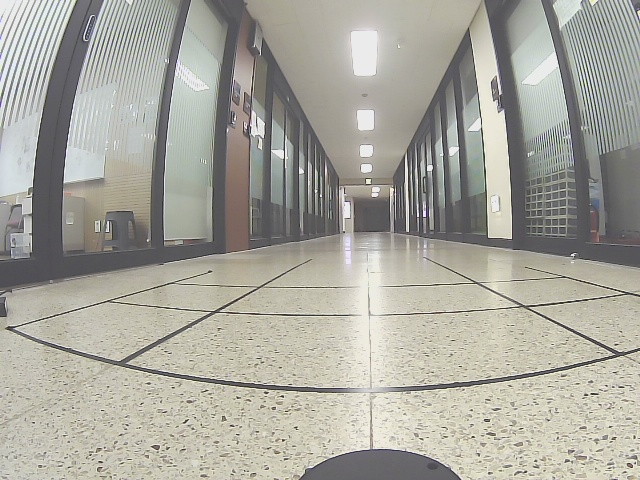
#> input picture src/track_drive/dev/shots/tape2_raw.jpg, 640 x 480 px, found by its file name
$ python _trace2.py   (older library calls are emulated)
#> lines starting #> are read from the running program, lines starting #| are printed output that depends on the picture; after the words box and inside, x2 and y2 are one past the last pixel; in counts of white or black regions, pixels touching at a corner belong together
### src/track_drive/track_drive/lib/bev.py
"""BEV 호모그래피 + 렌즈 왜곡 보정 + 차선점 추출 (순수 파이썬, rclpy 금지).

역할: 카메라 캘리브(config/camera.yaml) 로드, 렌즈 왜곡 보정(plumb_bob/fisheye),
      이미지 마스크 → BEV warp → lidar 좌표 차선 중심점 추출, 품질 점수.
입력: camera.yaml (model/K/D/new_K/H + intrinsics_calibrated/h_calibrated),
      BGR 이미지, 차선 마스크(uint8, 이미지 픽셀 좌표).
출력: (xs, ys) lidar_frame 미터 (x전방/y좌), lane_quality 0~1.
예선 대비 변경점: lane_detect_node 의 BEV 상수·_mask_to_centerline_xy 를 lib 로
      승격(원문 유지). H 는 yaml 에서 로드하고 미캘리브 시 예선 시뮬 폴백 H 사용.
      Undistorter 신설 — intrinsics_calibrated=False 면 no-op 패스스루.
캘리브 플래그는 2개로 분리돼 있다 (부분 캘리브가 실제로 자주 생긴다):
      intrinsics_calibrated = K/D 유효 → undistort 실행 여부를 결정,
      h_calibrated          = H 유효    → 지면 좌표 신뢰 여부를 결정.
      구버전 파일의 calibrated 단일 키는 "둘 다"의 의미로 해석한다(하위호환).
본선 실측 반영: 벤더 PDF 는 "170도 어안" 이라 했으나 실측 HFOV≈87°/VFOV≈64° 의
      일반 광각 렌즈였다. 87° 렌즈에 등거리(fisheye) 모델을 쓰면 과파라미터화로
      CHECK_COND 실패·가장자리 악화가 난다. 그래서 기본 왜곡모델을 plumb_bob 으로
      두고, fisheye 경로는 지우지 않고 model 필드로 고르는 하위호환으로 남긴다
      (카메라 교체나 진짜 어안 사용 대비).
"""

import os

import cv2
import numpy as np

try:
    import yaml
except ImportError:  # PyYAML 없는 환경(순수 유닛테스트)에서도 import 는 되게
    yaml = None


# ======================== BEV 상수 (예선 common.py 와 동일 유지) ========================

# ★ 2026-08-12 실차 실측으로 교체. 예선 시뮬 값(RES 0.05 / SUB 3 / BIN 0.18)은
#   굵은 시뮬 차선 기준이라, 실차의 얇은 노란테이프에서는 마스크가 14,451화소나
#   되는데도 BEV 점이 1개만 나왔다 (경로 생성 최소 6개 → 영구 실패).
#   같은 프레임에서 RES 0.02 / SUB 1 / BIN 0.05 로 바꾸면 20개 안팎이 나온다.
#   워프 비용은 0.14ms → 0.82ms 로 무시할 수준(전체 주기 128ms).
BEV_RES = 0.02                      # 실측 (was 0.05 [SIM])
BEV_X_MIN, BEV_X_MAX = -2.0, 12.0   # [SIM] 전방 범위 m
BEV_Y_HALF = 5.0                    # [SIM] 좌우 반폭 m
BEV_W = int(round((2 * BEV_Y_HALF) / BEV_RES))          # 500
BEV_H = int(round((BEV_X_MAX - BEV_X_MIN) / BEV_RES))   # 700

# lidar (x전방/y좌, m) → BEV 픽셀 (u,v) 그리드 행렬
M_GRID = np.array([
    [ 0.0,           -1.0 / BEV_RES, BEV_Y_HALF / BEV_RES],
    [-1.0 / BEV_RES,  0.0,           BEV_X_MAX  / BEV_RES],
    [ 0.0,            0.0,           1.0],
], dtype=np.float64)

# 예선 시뮬 캘리브 호모그래피 (이미지 픽셀 → lidar 미터). 실차 캘리브 전 폴백.
H_PIX2LIDAR_SIM_FALLBACK = np.array([  # [SIM] common.H_PIX2LIDAR_FALLBACK 복사본
    [ 0.00000000000000e+00,  4.63055528548851e-03, -2.73689017508590e+00],
    [ 4.18097842466549e-03,  1.87301533010043e-04, -1.37819064484720e+00],
    [ 0.00000000000000e+00, -2.40130177039888e-03,  5.16378846754945e-01],
], dtype=np.float64)

LANE_PIX_SUBSAMPLE = 1          # 실측 (was 3 [SIM]) — 얇은 테이프는 3칸 건너뛰면 사라진다
LANE_CENTERLINE_BIN_M = 0.05    # 실측 (was 0.18 [SIM]) — 점이 1.6m 안에만 있어 촘촘히 떠야 한다

# lane_quality 등급 기준 (본선 스펙: n/20 × x스팬/3.0)
LANE_QUALITY_GOOD_POINTS = 20.0
LANE_QUALITY_GOOD_SPAN_M = 3.0


# ======================== 왜곡 모델 ========================

# plumb_bob = 브라운-콘라디(일반 광각). D = [k1, k2, p1, p2, k3] (5개)
MODEL_PLUMB_BOB = "plumb_bob"
# fisheye = 등거리 어안. D = [k1, k2, k3, k4] (4개)
MODEL_FISHEYE = "fisheye"
VALID_MODELS = (MODEL_PLUMB_BOB, MODEL_FISHEYE)
# 실차 Xycar 카메라가 실측 HFOV≈87° 일반 광각이므로 기본값은 plumb_bob
DEFAULT_MODEL = MODEL_PLUMB_BOB

# getOptimalNewCameraMatrix alpha 기본값.
# 0.0 = 검은 여백 없이 크롭, 1.0 = 원본 화소 전부 보존(가장자리에 검은 여백)
UNDISTORT_ALPHA_DEFAULT = 0.0

# new_K 일치 판정 허용 오차 (픽셀). 이보다 크게 벌어지면 H 가 무효.
NEW_K_MATCH_TOL = 1e-3


def resolve_distortion_model(model, D=None):
    """model 문자열 정규화. 미지정/미상이면 D 길이로 추론한다 (5→plumb_bob, 4→fisheye).

    반환: (model, note) — note 는 추론이 일어났을 때만 채워지는 로그용 한국어 문자열
          (정상적으로 model 이 명시돼 있으면 빈 문자열).
    """
    name = str(model).strip().lower() if model is not None else ""
    if name in VALID_MODELS:
        return name, ""

    try:
        n = int(np.asarray(D, dtype=np.float64).reshape(-1).size) if D is not None else 0
    except (TypeError, ValueError):
        n = 0

    if n == 4:
        guessed = MODEL_FISHEYE
    elif n >= 5:
        guessed = MODEL_PLUMB_BOB
    else:
        guessed = DEFAULT_MODEL

    if name:
        note = (f"camera.yaml model='{model}' 은 알 수 없는 값 — "
                f"D 길이({n})로 '{guessed}' 추론. model 은 "
                f"{'/'.join(VALID_MODELS)} 중 하나여야 한다.")
    else:
        note = (f"camera.yaml 에 model 필드 없음 — D 길이({n})로 '{guessed}' 자동 추론. "
                f"model 을 명시할 것 ({'/'.join(VALID_MODELS)}).")
    return guessed, note


def _coerce_D(D, n_min):
    """D 를 1차원 float64 로 펴고 최소 길이 n_min 을 0 패딩으로 보장."""
    d = np.asarray(D, dtype=np.float64).reshape(-1)
    if d.size < n_min:
        d = np.concatenate([d, np.zeros(n_min - d.size, dtype=np.float64)])
    return d


def _as_3x3_or_none(M):
    """3x3 float64 로 변환. 실패하거나 None 이면 None."""
    if M is None:
        return None
    try:
        return np.asarray(M, dtype=np.float64).reshape(3, 3)
    except (TypeError, ValueError):
        return None


def _as_size_or_none(data):
    """yaml 의 image_width/image_height → (w, h). 없거나 이상하면 None.

    new_K 는 이 크기 기준으로 계산되므로, 런타임 프레임 크기가 다르면 H 가 무효다.
    """
    try:
        w = int(data["image_width"])
        h = int(data["image_height"])
    except (KeyError, TypeError, ValueError):
        return None
    return (w, h) if w > 0 and h > 0 else None


def _as_car_mask_v(data, image_size):
    """yaml 의 car_mask_v → 차체 가림선 v (보정영상 픽셀). 없거나 이상하면 None.

    이 v 아래(=화면 더 아래)는 차체(라이다 원통·범퍼·바퀴)라 지면이 아니다.
    그대로 두면 차체 화소가 BEV 에서 x≈0.1~0.2m 의 가짜 차선점으로 변환된다.
    tools/bev_view.py 에서 m 키로 클릭해 정한 값 — 보정영상 좌표계 기준이라
    프레임 크기가 캘리브 기준과 다르면 비율로 환산해 써야 한다.
    """
    try:
        v = float(data["car_mask_v"])
    except (KeyError, TypeError, ValueError):
        return None
    if not np.isfinite(v) or v <= 0:
        return None
    # 캘리브 기준 높이를 넘는 값은 사실상 "안 자름" — None 과 같으니 버린다.
    if image_size and v >= image_size[1]:
        return None
    return v


# ======================== 캘리브 로드 ========================

def resolve_calib_flags(data):
    """yaml dict → (intrinsics_calibrated, h_calibrated). 하위호환 규칙 포함.

    - 두 플래그가 각각 있으면 그대로 쓴다.
    - 없으면 구버전 단일 키 calibrated 값을 기본값으로 쓴다
      (구버전 calibrated:true = K/D·H 둘 다 유효라는 뜻이었다).
    """
    data = data if isinstance(data, dict) else {}
    legacy = bool(data.get("calibrated", False))
    intr = bool(data["intrinsics_calibrated"]) \
        if "intrinsics_calibrated" in data else legacy
    h_ok = bool(data["h_calibrated"]) if "h_calibrated" in data else legacy
    return intr, h_ok


def load_camera_config(path):
    """camera.yaml → dict(K, D, H, model, new_K, image_size, note,
                          intrinsics_calibrated, h_calibrated, calibrated).

    ★ 플래그 분리: K/D 의 유효성(intrinsics_calibrated)과 H 의 유효성(h_calibrated)은
      따로 간다. 실차에서는 "K/D 는 임포트했지만 지면 H 는 아직" 이 정상 중간 상태라,
      예전처럼 하나의 calibrated 로 묶으면 실측 K/D 까지 폴백으로 버려져
      undistort 가 통째로 죽는다.
        intrinsics_calibrated=True  → yaml 의 K/D 를 그대로 쓴다 (undistort 실행).
        intrinsics_calibrated=False → K=단위행렬 / D=0 폴백 (undistort 패스스루).
        h_calibrated=True  → yaml 의 H(+new_K) 사용.
        h_calibrated=False → 예선 시뮬 폴백 H 사용, new_K 는 무시(H 와 짝이므로).
      구버전 파일의 단일 키 calibrated 는 두 플래그의 기본값으로 해석한다.
      반환 dict 의 "calibrated" 는 하위호환용 요약 = (intrinsics and h).

    model: "plumb_bob"(일반 광각·기본) | "fisheye"(등거리 어안).
           yaml 에 없거나 값이 이상하면 D 길이로 추론(5→plumb_bob, 4→fisheye)하고
           그 사실을 note(로그용 문자열)에 남긴다.
    D:     model 에 맞춰 길이 정규화 — fisheye 는 4개, plumb_bob 은 최소 5개.
    new_K: undistort 결과 픽셀 좌표계를 정의하는 카메라 행렬. H 가 이 좌표계 기준이라
           캘리브 때 쓴 값을 그대로 저장/로드해야 H 가 유효하다. yaml 에 없으면 None
           이고, 이때 Undistorter 가 모델 규약대로 계산한다
           (fisheye → new_K=K, plumb_bob → getOptimalNewCameraMatrix(alpha)).
    image_size: yaml 의 image_width/height → (w, h). 캘리브 기준 해상도이며
           new_K/H 가 이 크기 기준이다. 없으면 None.
    note:  호출측(노드)이 그대로 찍으면 되는 한국어 경고/안내. 없으면 빈 문자열.
           폴백이 일어난 사유(K/D 미보정, H 미보정 등)가 여기 쌓인다.

    파일 없음 / 파싱 실패면 전부 폴백 + 두 플래그 False 반환 —
    호출측(노드)이 반드시 경고 로그를 남길 것.
    """
    fallback = {
        "K": np.eye(3, dtype=np.float64),
        "D": np.zeros(5, dtype=np.float64),   # 기본 모델(plumb_bob) 길이
        "H": H_PIX2LIDAR_SIM_FALLBACK.copy(),
        "calibrated": False,
        "intrinsics_calibrated": False,
        "h_calibrated": False,
        "model": DEFAULT_MODEL,
        "new_K": None,
        "image_size": None,
        "car_mask_v": None,
        "note": "",
    }

    if yaml is None or not path or not os.path.isfile(path):
        return fallback

    try:
        with open(path, "r", encoding="utf-8") as f:
            data = yaml.safe_load(f)
        if not isinstance(data, dict):
            return fallback
        intr, h_ok = resolve_calib_flags(data)
        K = np.asarray(data["K"], dtype=np.float64).reshape(3, 3)
        D_raw = np.asarray(data["D"], dtype=np.float64).reshape(-1)
        H = np.asarray(data["H"], dtype=np.float64).reshape(3, 3)
        # model 은 D 를 자르기 전의 원본 길이로 추론해야 한다 (5 vs 4 구분)
        model, note = resolve_distortion_model(data.get("model"), D_raw)
        D = _coerce_D(D_raw, 4)[:4] if model == MODEL_FISHEYE else _coerce_D(D_raw, 5)
        new_K = _as_3x3_or_none(data.get("new_K"))
        image_size = _as_size_or_none(data)
        car_mask_v = _as_car_mask_v(data, image_size)
    except (KeyError, TypeError, ValueError, OSError, yaml.YAMLError):
        return fallback

    notes = [note] if note else []

    if not intr:
        # K/D 를 신뢰할 수 없다 → 폴백으로 치환해 undistort 가 패스스루가 되게 한다.
        K = fallback["K"].copy()
        D = np.zeros(4 if model == MODEL_FISHEYE else 5, dtype=np.float64)
        notes.append(
            "intrinsics_calibrated=false — K/D 를 단위행렬/0 폴백으로 대체했다 "
            "(undistort 패스스루). tools/import_camera_info.py 또는 "
            "calib_camera.py 로 K/D 를 먼저 채울 것.")

    if not h_ok:
        # 미캘리브 H 는 신뢰 금지 — 검증된 예선 시뮬 폴백 H 를 쓴다.
        H = H_PIX2LIDAR_SIM_FALLBACK.copy()
        reason = ("h_calibrated=false — H 를 예선 시뮬 폴백값으로 대체했다. "
                  "실차 지면 좌표(BEV/차선)는 부정확하다 — "
                  "tools/calib_ground_h.py 로 H 를 잡을 것.")
        if new_K is not None:
            # new_K 는 H 와 짝(같은 undistort 픽셀 좌표계)이라 H 없이는 의미가 없다.
            reason += " yaml 의 new_K 는 H 와 짝이므로 함께 무시한다."
            new_K = None
        if intr:
            # undistort 는 켜지는데 H 는 원본픽셀 기준 시뮬값 → 좌표계가 어긋난다.
            reason += (" ※ K/D 는 유효해 undistort 는 켜지지만 폴백 H 는 "
                       "undistort 이전 픽셀 기준이라 좌표계가 어긋난 상태다.")
        notes.append(reason)
    elif not intr:
        notes.append("h_calibrated=true 인데 K/D 는 미보정 — H 가 원본(raw) 픽셀 "
                     "기준으로 잡힌 것인지 확인할 것.")

    return {"K": K, "D": D, "H": H,
            "calibrated": bool(intr and h_ok),   # 하위호환 요약 키
            "intrinsics_calibrated": bool(intr),
            "h_calibrated": bool(h_ok),
            "model": model, "new_K": new_K, "image_size": image_size,
            "car_mask_v": car_mask_v,
            "note": " / ".join(notes)}


# ======================== 렌즈 왜곡 보정 (plumb_bob / fisheye) ========================

class Undistorter:
    """렌즈 왜곡 보정. 리맵 테이블 1회 생성 후 캐시 (프레임마다 재계산 금지).

    model="plumb_bob": 일반 광각(브라운-콘라디). D=[k1,k2,p1,p2,k3],
        cv2.getOptimalNewCameraMatrix(alpha) + cv2.initUndistortRectifyMap.
        실차 Xycar 카메라(실측 HFOV≈87°/VFOV≈64°)가 여기 해당 — 기본값.
    model="fisheye": 등거리 어안. D=[k1,k2,k3,k4], cv2.fisheye.* (기존 경로 그대로).
        87° 급 렌즈에 쓰면 과파라미터화로 가장자리가 오히려 나빠지니 진짜 어안일 때만.
    model=None: D 길이로 자동 추론 (5→plumb_bob, 4→fisheye). 추론 사유는
        self.model_note 에 남는다.

    calibrated=False (= K/D 미보정, camera.yaml 의 intrinsics_calibrated=false) 면
    no-op 패스스루. 초기화 실패 시에도 패스스루로 떨어지므로 호출측은 enabled 를
    확인해 경고 로그를 남길 것.
    ※ 이 인자는 K/D 유효성만 뜻한다 — H 유효성(h_calibrated)과 무관하다.
      from_config() 을 쓰면 intrinsics_calibrated 가 자동으로 전달된다.

    ★ new_K 주의: H 는 "undistort 된 픽셀 → 지면좌표" 라서, undistort 에 쓴 new_K 가
      바뀌면 H 가 통째로 무효가 된다 (plumb_bob 은 alpha·이미지크기에 따라 new_K 가
      달라진다). 캘리브 때 쓴 new_K 를 camera.yaml 의 new_K 에 적어 넘기고,
      런타임 값과 check_new_K_match() 로 대조할 것.
    """

    # [343 lines left out: functions __init__, from_config, apply, check_new_K_match, _lane_mask_to_lidar_xy, _mask_to_centerline_xy and 10 more, not called in this run]

### src/track_drive/dev/scripts/_trace2.py
#!/usr/bin/env python3
# -*- coding: utf-8 -*-
"""
모델-비의존 테이프 추적 v2 — 선 갈아타기(hop) 방지 + 종횡비 자유.

v1 실패: 교차점에서 window 내 최대값을 골라 다른 선으로 hop → 가짜 64px 편차.
v2: (1) 예측값에 가장 가까운 국소봉우리 선택  (2) |측정-예측|>2px 이면 거부
    (3) 최근 40점 2차 적합으로 예측  (4) 선끼리 중복 제거
종횡비 a(=fy/fx)를 자유롭게 둔다 — 센서를 눌러 담은 영상이면 방사왜곡이 타원이라
어떤 k1,k2,k3 로도 직선이 안 펴진다. a≈1 이 나오면 그 가설은 기각.

사용: python3 _trace2.py [--save]
"""
import argparse
import sys
import numpy as np, cv2
from scipy.optimize import least_squares

PKG = "/home/xytron/xycar_ws/src/track_drive"
sys.path.insert(0, PKG)
from track_drive.lib import bev as B

CFG = PKG + "/config/camera.yaml"
ap = argparse.ArgumentParser(); ap.add_argument("--save", action="store_true")
A = ap.parse_args()

cam = B.load_camera_config(CFG)
K0 = np.array(cam["K"], np.float64)
D0 = np.array(np.ravel(cam["D"])[:5], np.float64)

raw = cv2.imread(PKG + "/dev/shots/tape2_raw.jpg")
#> raw is the input picture: shape (480, 640, 3); mean B, G, R 157.2, 166.3, 167.5
Hh, Ww = raw.shape[:2]
g = cv2.GaussianBlur(cv2.cvtColor(raw, cv2.COLOR_BGR2GRAY).astype(np.float32), (0, 0), 0.9)
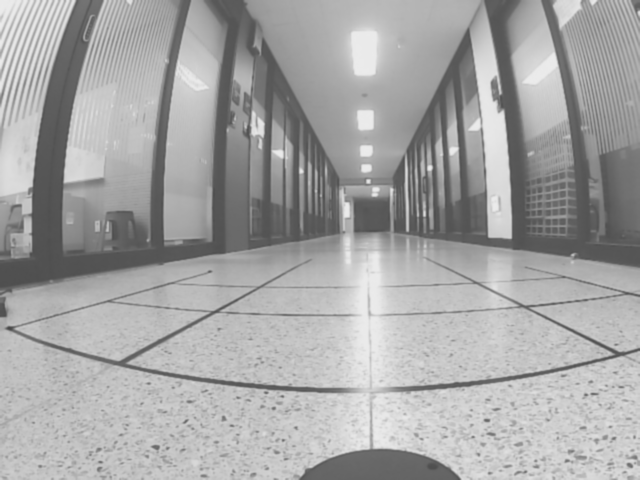
#> g: shape (480, 640) float32; min 70.46, max 235.6, mean 165.6
dk = cv2.GaussianBlur(g, (0, 0), 21) - g          # 어두울수록 큰 값
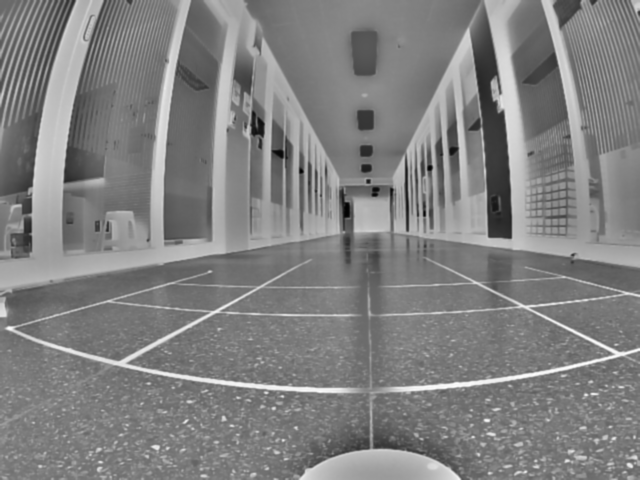
#> dk: shape (480, 640) float32; min -105.9, max 103.1, mean 0; drawn with min black and max white

WIN, THR, GATE, MAXMISS = 7, 10.0, 2.0, 8


def peaks(prof, lo):
    """국소 최대들을 서브픽셀로 반환"""
    out = []
    for k in range(1, len(prof) - 1):
        if prof[k] >= prof[k - 1] and prof[k] > prof[k + 1] and prof[k] >= THR:
            a, b, c = prof[k - 1], prof[k], prof[k + 1]
            den = a - 2 * b + c
            d = 0.5 * (a - c) / den if abs(den) > 1e-6 else 0.0
            out.append(lo + k + max(-1.0, min(1.0, d)))
    return out


def predict(hist, pos):
    n = len(hist)
    if n < 3:
        return hist[-1][1]
    h = np.array(hist[-40:])
    deg = 2 if len(h) >= 8 else 1
    return float(np.polyval(np.polyfit(h[:, 0], h[:, 1], deg), pos))


def trace(seed_pos, seed_cross, mode):
    """mode='h': u 를 따라 v 추적 / 'v': v 를 따라 u 추적.  hop 방지 게이트 적용."""
    LIM = Hh if mode == "h" else Ww
    END = Ww if mode == "h" else Hh
    pts = []
    for d in (1, -1):
        hist = [(float(seed_pos), float(seed_cross))]
        pos, miss = int(seed_pos), 0
        while True:
            pos += d
            if not (2 <= pos < END - 2):
                break
            pred = predict(hist, pos)
            lo = int(max(0, pred - WIN)); hi = int(min(LIM - 1, pred + WIN))
            if hi - lo < 4:
                break
            prof = (dk[lo:hi + 1, pos - 1:pos + 2].mean(axis=1) if mode == "h"
                    else dk[pos - 1:pos + 2, lo:hi + 1].mean(axis=0))
            cand = peaks(prof, lo)
            best = min(cand, key=lambda c: abs(c - pred)) if cand else None
            if best is None or abs(best - pred) > GATE:
                miss += 1
                if miss > MAXMISS:
                    break
                continue
            miss = 0
            hist.append((float(pos), best))
            pts.append((float(pos), best) if mode == "h" else (best, float(pos)))
    if not pts:
        return np.zeros((0, 2))
    P = np.array(pts)
    return P[np.argsort(P[:, 0 if mode == "h" else 1])]


def overlaps(P, mode, kept):
    """이미 추적한 선과 같은 선인지 (같은 pos 에서 cross 가 3px 이내면 동일)"""
    ax, ay = (0, 1) if mode == "h" else (1, 0)
    for Q, m2 in kept:
        if m2 != mode:
            continue
        common = np.intersect1d(P[:, ax].astype(int), Q[:, ax].astype(int))
        if len(common) < 20:
            continue
        pi = {int(r[ax]): r[ay] for r in P}
        qi = {int(r[ax]): r[ay] for r in Q}
        d = np.array([abs(pi[c] - qi[c]) for c in common])
        if np.median(d) < 3.0:
            return True
    return False


kept = []
for col in (200, 320, 440):                    # 가로선 시드
    prof = dk[:, col - 12:col + 13].mean(axis=1)
    for v in peaks(prof, 0):
        if v < 250:
            continue
        P = trace(col, v, "h")
        if len(P) >= 120 and P[:, 0].ptp() > 250 and not overlaps(P, "h", kept):
            kept.append((P, "h"))
#> after the loop, kept = 5 items
for row in (300, 380, 450):                    # 세로선 시드
    prof = dk[row - 12:row + 13, :].mean(axis=0)
    for u in peaks(prof, 0):
        P = trace(u, row, "v")
        if len(P) >= 90 and P[:, 1].ptp() > 90 and not overlaps(P, "v", kept):
            kept.append((P, "v"))

lines = [P for P, _ in kept]
#> lines = 5 point arrays, longest 622 points
names = [f"{m.upper()}{i}" for i, (_, m) in enumerate(kept)]
#> names = ['H0', 'H1', 'H2', 'H3', 'H4']
print(f"추적된 선 {len(lines)}개 (hop 게이트 {GATE}px)")
#| 추적된 선 5개 (hop 게이트 2.0px)
COL = [(0, 0, 255), (0, 255, 0), (255, 0, 0), (0, 255, 255),
       (255, 0, 255), (255, 255, 0), (0, 128, 255), (128, 0, 255)]
vis = raw.copy()
for i, (nm, P) in enumerate(zip(names, lines)):
    print(f"  {nm}: {len(P):4d}점  u {P[:,0].min():5.0f}~{P[:,0].max():5.0f}  "
          f"v {P[:,1].min():5.0f}~{P[:,1].max():5.0f}")
    for u_, v_ in P:
        cv2.circle(vis, (int(u_), int(v_)), 1, COL[i % len(COL)], -1)
#> this loop made 5 passes
#> (printed output is left out)
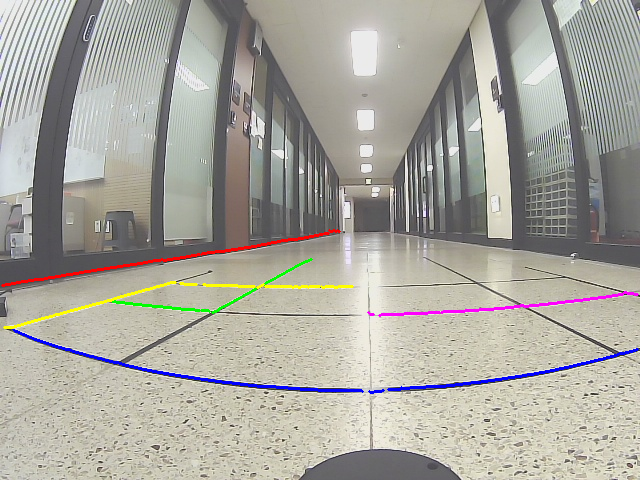
#> vis: shape (480, 640, 3); 1.71% of pixels changed, all inside (x1, y1, x2, y2) = (1, 229, 639, 394)
cv2.imwrite("/home/xytron/trace2_raw.jpg", vis)
if len(lines) < 4:
    print("선 부족 — 중단"); sys.exit()


def resid(K, D):
    out = []
    for P in lines:
        u = cv2.undistortPoints(P.reshape(-1, 1, 2), K, D, P=K).reshape(-1, 2)
        c = u - u.mean(0)
        _, _, Vt = np.linalg.svd(c, full_matrices=False)
        out.append(c @ Vt[1])
#> this loop made 5 passes
#> Vt on passes 1 to 5: [[0.987, -0.159], [0.159, 0.987]], [[0.988, -0.156], [0.156, 0.988]], [[0.996, 0.0852], [-0.0852, 0.996]], [[0.991, -0.132], [-0.132, -0.991]], [[0.995, 0.0954], [-0.0954, 0.995]]
#> (the rest of the program and of its run is left out)
